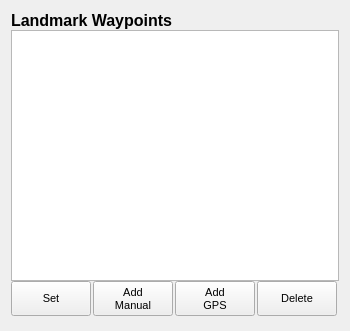
         <widget class="QWidget" name="layoutWidget_9">
          <property name="geometry">
           <rect>
            <x>1570</x>
            <y>720</y>
            <width>350</width>
            <height>331</height>
           </rect>
          </property>
          <layout class="QVBoxLayout" name="verticalLayout_279">
           <property name="spacing">
            <number>0</number>
           </property>
           <item>
            <widget class="QLabel" name="label_353">
             <property name="font">
              <font>
               <pointsize>12</pointsize>
               <weight>75</weight>
               <bold>true</bold>
              </font>
             </property>
             <property name="text">
              <string>Landmark Waypoints</string>
             </property>
            </widget>
           </item>
           <item>
            <widget class="QTableWidget" name="landmark_waypoints_table_widget">
             <property name="sizePolicy">
              <sizepolicy hsizetype="Expanding" vsizetype="Expanding">
               <horstretch>0</horstretch>
               <verstretch>0</verstretch>
              </sizepolicy>
             </property>
             <property name="minimumSize">
              <size>
               <width>0</width>
               <height>0</height>
              </size>
             </property>
             <property name="maximumSize">
              <size>
               <width>16777215</width>
               <height>9999999</height>
              </size>
             </property>
             <property name="styleSheet">
              <string notr="true"/>
             </property>
             <property name="horizontalScrollBarPolicy">
              <enum>Qt::ScrollBarAlwaysOff</enum>
             </property>
             <property name="alternatingRowColors">
              <bool>false</bool>
             </property>
             <property name="selectionMode">
              <enum>QAbstractItemView::ExtendedSelection</enum>
             </property>
             <property name="selectionBehavior">
              <enum>QAbstractItemView::SelectRows</enum>
             </property>
             <property name="sortingEnabled">
              <bool>false</bool>
             </property>
             <property name="cornerButtonEnabled">
              <bool>false</bool>
             </property>
             <attribute name="horizontalHeaderVisible">
              <bool>false</bool>
             </attribute>
             <attribute name="horizontalHeaderCascadingSectionResizes">
              <bool>false</bool>
             </attribute>
             <attribute name="horizontalHeaderDefaultSectionSize">
              <number>59</number>
             </attribute>
             <attribute name="horizontalHeaderMinimumSectionSize">
              <number>53</number>
             </attribute>
             <attribute name="verticalHeaderVisible">
              <bool>false</bool>
             </attribute>
             <attribute name="verticalHeaderCascadingSectionResizes">
              <bool>false</bool>
             </attribute>
             <attribute name="verticalHeaderDefaultSectionSize">
              <number>30</number>
             </attribute>
             <column>
              <property name="text">
               <string>Name</string>
              </property>
             </column>
             <column>
              <property name="text">
               <string>Lat</string>
              </property>
             </column>
             <column>
              <property name="text">
               <string>Lon</string>
              </property>
             </column>
             <column>
              <property name="text">
               <string>Color</string>
              </property>
             </column>
            </widget>
           </item>
           <item>
            <layout class="QHBoxLayout" name="horizontalLayout_112">
             <property name="spacing">
              <number>2</number>
             </property>
             <property name="bottomMargin">
              <number>4</number>
             </property>
             <item>
              <widget class="QPushButton" name="landmark_waypoints_set_button">
               <property name="sizePolicy">
                <sizepolicy hsizetype="Fixed" vsizetype="Fixed">
                 <horstretch>0</horstretch>
                 <verstretch>0</verstretch>
                </sizepolicy>
               </property>
               <property name="minimumSize">
                <size>
                 <width>65</width>
                 <height>35</height>
                </size>
               </property>
               <property name="font">
                <font>
                 <pointsize>8</pointsize>
                </font>
               </property>
               <property name="styleSheet">
                <string notr="true"/>
               </property>
               <property name="text">
                <string>Set</string>
               </property>
              </widget>
             </item>
             <item>
              <widget class="QPushButton" name="landmark_waypoints_add_manual_button">
               <property name="sizePolicy">
                <sizepolicy hsizetype="Fixed" vsizetype="Fixed">
                 <horstretch>0</horstretch>
                 <verstretch>0</verstretch>
                </sizepolicy>
               </property>
               <property name="minimumSize">
                <size>
                 <width>65</width>
                 <height>35</height>
                </size>
               </property>
               <property name="font">
                <font>
                 <pointsize>8</pointsize>
                </font>
               </property>
               <property name="styleSheet">
                <string notr="true"/>
               </property>
               <property name="text">
                <string>Add
Manual</string>
               </property>
              </widget>
             </item>
             <item>
              <widget class="QPushButton" name="landmark_waypoints_add_gps_button">
               <property name="sizePolicy">
                <sizepolicy hsizetype="Fixed" vsizetype="Fixed">
                 <horstretch>0</horstretch>
                 <verstretch>0</verstretch>
                </sizepolicy>
               </property>
               <property name="minimumSize">
                <size>
                 <width>65</width>
                 <height>35</height>
                </size>
               </property>
               <property name="font">
                <font>
                 <pointsize>8</pointsize>
                </font>
               </property>
               <property name="styleSheet">
                <string notr="true"/>
               </property>
               <property name="text">
                <string>Add
GPS</string>
               </property>
              </widget>
             </item>
             <item>
              <widget class="QPushButton" name="landmark_waypoints_delete_button">
               <property name="sizePolicy">
                <sizepolicy hsizetype="Fixed" vsizetype="Fixed">
                 <horstretch>0</horstretch>
                 <verstretch>0</verstretch>
                </sizepolicy>
               </property>
               <property name="minimumSize">
                <size>
                 <width>65</width>
                 <height>35</height>
                </size>
               </property>
               <property name="font">
                <font>
                 <pointsize>8</pointsize>
                </font>
               </property>
               <property name="styleSheet">
                <string notr="true"/>
               </property>
               <property name="text">
                <string>Delete</string>
               </property>
              </widget>
             </item>
            </layout>
           </item>
          </layout>
         </widget>
